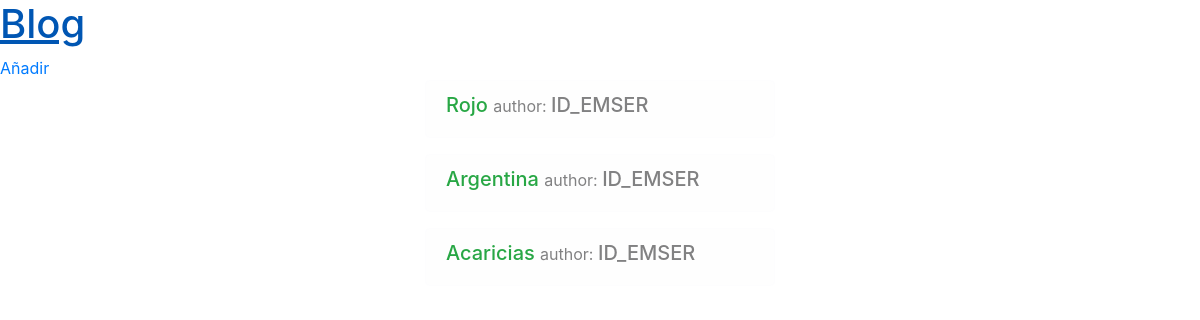
The app's page /, older data.
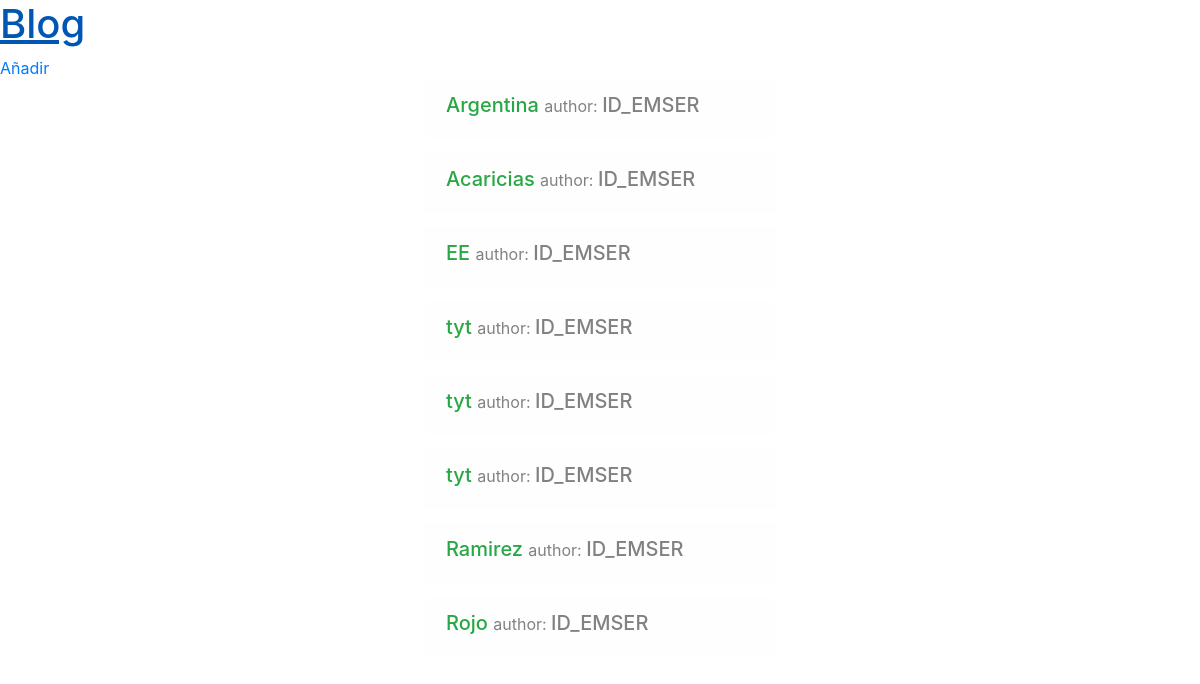
The same page, newer data.
### blog/models.py (models this page shows, shortened)
class Post(models.Model):
    author = "ID_EMSER"
    title = models.CharField(max_length=200)
    text = models.TextField()
    created_date = models.DateTimeField(
            default=datetime.now)
    published_date = models.DateTimeField(
            blank=True, null=True)

### blog/views.py (the view)
# urls.py: path('', views.post_list, name='post_list'),
def post_list(request):
    posts = Post.objects.order_by('published_date')
    return render(request, 'blog/post_list.html', {"posts":posts})

### blog/templates/blog/post_list.html (shortened to what this page needs)
{% extends 'blog/base.html' %}
{% block content %}
{% for post in posts %}
<div class="post">
    <div class="alert alert-light">
        <h5> <a class="text-success" href="{% url 'post_detail' pk=post.pk %}">{{ post.title }}</a> <small>author: </small> {{post.author}} </h5>
    </div>
</div>
{% endfor %}
{% endblock %}

Row changes from the older to the newer data that the page shows:
added Post: title "EE", author "ID_EMSER"
added Post: title "tyt", author "ID_EMSER"
added Post: title "tyt", author "ID_EMSER"
added Post: title "tyt", author "ID_EMSER"
added Post: title "Ramirez", author "ID_EMSER"
changed Post "Rojo": moves down the list
